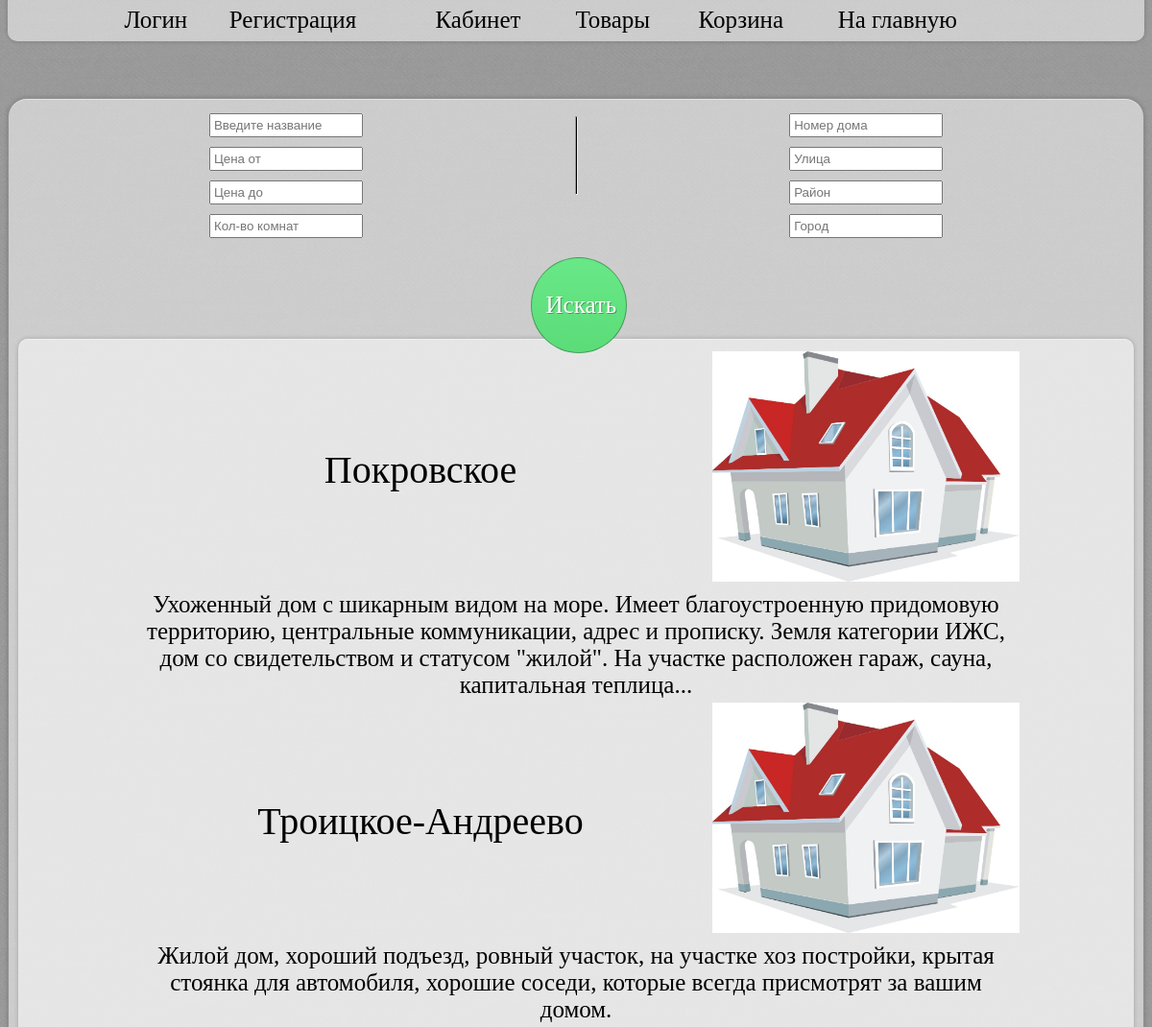
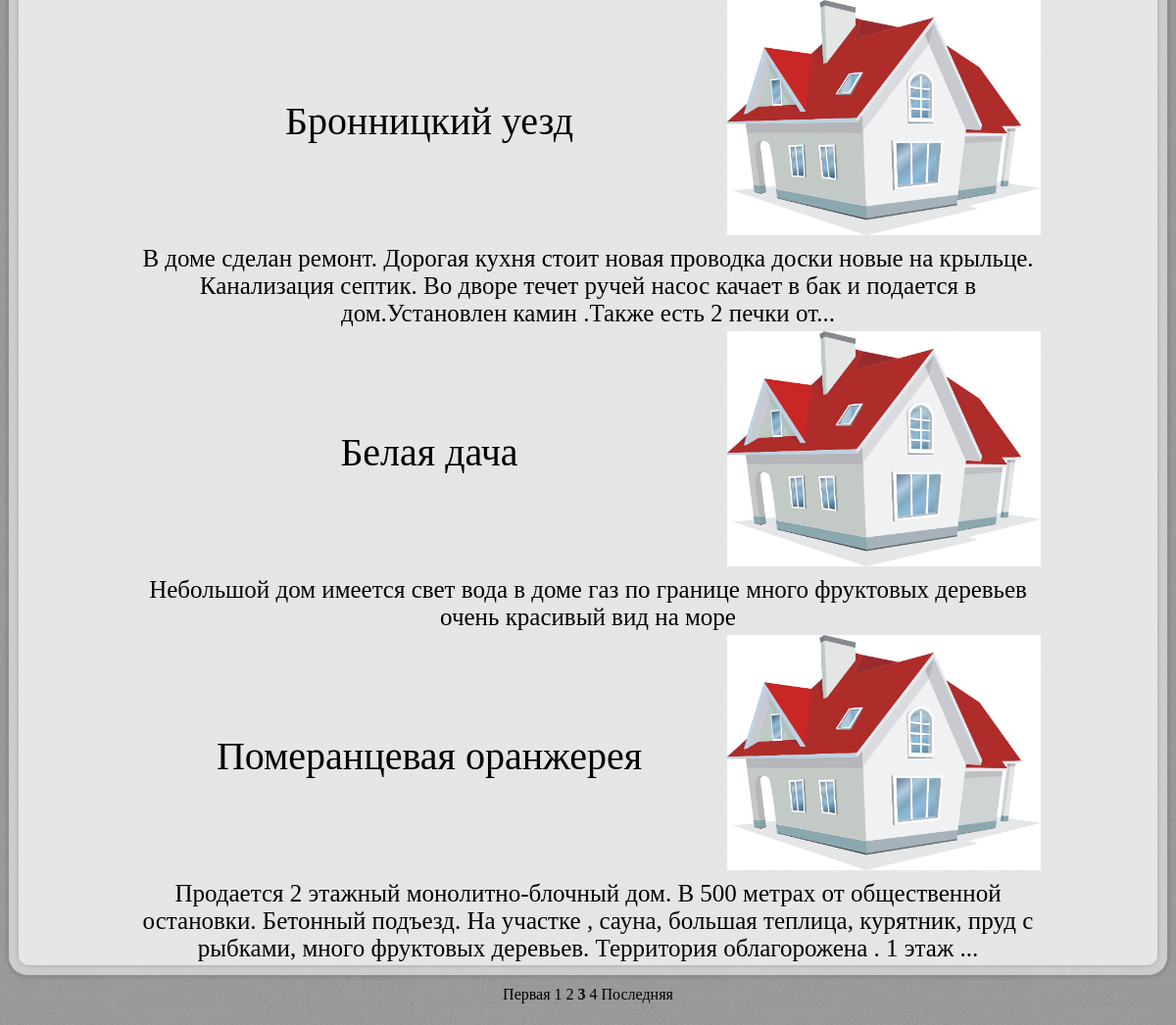
The app's page /pages/goods.php?page=2 with its own data (2 pictures, top to bottom).
### tables this page shows
CREATE TABLE object (
  id INT(11) NOT NULL AUTO_INCREMENT,
  `agent-id` INT(11) NOT NULL,
  `seller-id` INT(11) NOT NULL,
  title VARCHAR(255) NOT NULL,
  cost DECIMAL(19, 2) NOT NULL,
  number INT(11) NOT NULL,
  `room-count` INT(3) DEFAULT NULL,
  `type-id` INT(11) NOT NULL,
  `offer-date` DATETIME NOT NULL,
  description VARCHAR(1024) DEFAULT NULL,
  house INT(11) NOT NULL,
  `street-id` INT(11) NOT NULL,
  `district-id` INT(11) NOT NULL,
  `settling-id` INT(11) NOT NULL,
  customer INT(11) DEFAULT NULL,
  sold TINYINT(1) DEFAULT 0,
  PRIMARY KEY (id),
  UNIQUE INDEX number (number),
  UNIQUE INDEX UK_object_unic_adress (house, `street-id`, `district-id`, `settling-id`),
  CONSTRAINT FK_object_agent_id FOREIGN KEY (`agent-id`)
    REFERENCES people(id) ON DELETE NO ACTION ON UPDATE NO ACTION,
  CONSTRAINT FK_object_district_id FOREIGN KEY (`district-id`)
    REFERENCES district(id) ON DELETE NO ACTION ON UPDATE NO ACTION,
  CONSTRAINT FK_object_people_id FOREIGN KEY (customer)
    REFERENCES people(id) ON DELETE NO ACTION ON UPDATE NO ACTION,
  CONSTRAINT FK_object_seller_id FOREIGN KEY (`seller-id`)
    REFERENCES people(id) ON DELETE NO ACTION ON UPDATE NO ACTION,
  CONSTRAINT FK_object_settling_id FOREIGN KEY (`settling-id`)
    REFERENCES settling(id) ON DELETE NO ACTION ON UPDATE NO ACTION,
  CONSTRAINT FK_object_street_id FOREIGN KEY (`street-id`)
    REFERENCES street(id) ON DELETE NO ACTION ON UPDATE NO ACTION,
  CONSTRAINT FK_object_type_id FOREIGN KEY (`type-id`)
    REFERENCES type(id) ON DELETE NO ACTION ON UPDATE NO ACTION
);

### pages/functions.php (called while the page is built, shortened)
<?php
function config() {
    try {
        $host = 'mysql.hostinger.ru';
        $user = 'u316863832_oleg';
        $pass = 'fwPYkpsD8Q';
        $db = 'u316863832_real';
        $con = mysqli_connect($host, $user, $pass);
        mysqli_select_db($con, $db);
        if (!$con) {
            throw new Exception('Не удаётся подключиться к базе');
        } else {
            mysqli_set_charset($con, "utf8");
            return $con;
        }
    } catch (Exception $exc) {
        echo 'Ошибка: ', $exc->getMessage(), '\n';
        die();
    }
}
function getobjectcount() {
    $con = config();
    $sql = "SELECT COUNT(*) FROM object o where o.sold = 0";
    $query = mysqli_query($con, $sql);
    $m = mysqli_fetch_row($query);
    return $m[0];
}
function loadimages($number) {
    try {
        $filename = '../resources/' . $number . '.jpg';
        if (!file_exists($filename)) {
            throw new Exception('noImg');
        }
    } catch (Exception $exc) {
        $filename = '../resources/domik.jpg';
    }
    return $filename;
}
?>

### pages/goods.php (the view, shortened to what this page needs)
<?php
include_once './functions.php';
$con = config();
if (isset($_SESSION['persinf']) and empty(($_SESSION['persinf']))==0) {
    $info = $_SESSION['persinf'];
    $limit = $info['limit'];
} else {
    $limit = 5;
}
(int) $page = filter_input(INPUT_GET, 'page');
if ($page < 0) {
    $path = basename(__FILE__) . '?page=0';
    header('Location: ' . $path);
} else {
    $page = filter_input(INPUT_GET, 'page');
}
$morlinks = '';
if (isset($_REQUEST['srhbtn'])) {
    $name = mysqli_real_escape_string($con, ucfirst(strtolower(trim(filter_input(INPUT_GET, 'srhtxt')))));
    $street = mysqli_real_escape_string($con, ucfirst(strtolower(trim(filter_input(INPUT_GET, 'street')))));
    $district = mysqli_real_escape_string($con, ucfirst(strtolower(trim(filter_input(INPUT_GET, 'district')))));
    $settling = mysqli_real_escape_string($con, ucfirst(strtolower(trim(filter_input(INPUT_GET, 'settling')))));
    $roomcount = filter_input(INPUT_GET, 'roomcount');
    $housenumb = filter_input(INPUT_GET, 'housenumb');
    $pricebefor = filter_input(INPUT_GET, 'pricebefor');
    $pricefrom = filter_input(INPUT_GET, 'pricefrom');
    $house = filter_input(INPUT_GET, 'housenumb');
    $mass = searchitems($name, $pricefrom, $pricebefor, $roomcount, $street, $district, $settling, $house, $page, $limit);
    $count_all_el = countitemssearch($name, $pricefrom, $pricebefor, $roomcount, $street, $district, $settling, $house, $page, $limit);
    $morlinks = '&' . substr($_SERVER["QUERY_STRING"], 1, strlen($_SERVER["QUERY_STRING"]) - 1);
    $numpages = ceil($count_all_el / $limit);
    if ($page > $numpages) {
        $page = $numpages;
        $path = basename(__FILE__) . '?page=' . ($page);
        header('Location: ' . $path);
    }
    $sql = $mass['sql'];
    $query = mysqli_query($con, $sql);
    if (isset($con)) {
        mysqli_close($con);
    }
    if (empty($mass) == 0) {
        while ($mass = mysqli_fetch_assoc($query)) {
            $filename = loadimages($mass['number']);
            $text = "<tr><td class = \"capt\"><a href=\"item.php?numb=" . $mass['number'] . "\">" . $mass['title'] . "</a>
                        </td>
                        <td class=\"timg\">
                            <img src=\"" . $filename . "\" class=\"image\" alt=\"" . $mass['title'] . "\"/>
                        </td>
                    </tr>
                    <tr>
                        <td colspan=\"2\" class=\"desc\">" . $mass['description'] . "</td>
                    </tr>";
            $items[] = $text;
        }
    }
} else {
    $numpages = ceil(getobjectcount() / $limit);
    $sql = "SELECT * FROM object o where o.sold=0 limit " . $page * $limit . ", $limit";
    $con = config();
    $squery = mysqli_query($con, $sql);
    while ($mass = mysqli_fetch_assoc($squery)) {
        $filename = loadimages($mass['number']);
        $text = "<tr><td class = \"capt\"><a href=\"item.php?numb=" . $mass['number'] . "\">" . $mass['title'] . "</a>
                    </td>
                    <td class=\"timg\">
                        <img src=\"" . $filename . "\" class=\"image\" alt=\"" . $mass['title'] . "\"/>
                    </td>
                </tr>
                <tr>
                    <td colspan=\"2\">" . $mass['description'] . "</td>
                </tr>";
    }
}
if ($numpages > 1) {
    if ($page != 0) {
        $first = "<a href=\"" . basename(__FILE__) . "?page=0" . $morlinks . "\">Первая</a> ";
    }
    for ($i = 0; $i < $numpages; $i++) {
        if ($page != $i) {
            $else = "<a href=\"" . basename(__FILE__) . "?page=" . $i . $morlinks . "\">" . ($i + 1) . "</a> ";
        } else {
            $else = "<strong><a href=\"" . basename(__FILE__) . "?page=" . $i . $morlinks . "\">" . ($i + 1) . "</a></strong> ";
        }
    }
    if ($page != ($numpages - 1)) {
        $last = "<a href=\"" . basename(__FILE__) . "?page=" . ($numpages - 1) . $morlinks . "\">Последняя</a>";
    }
}
?>

### css/goods.css (style rules this page uses)
.image { height: 240px; width: 320px; }
.timg { width: 320px; }
.links { width: 50%; padding: 10px; margin: auto; text-align: center; }
html { background-color: #4f4f4f; background: url('../resources/d9207c98.png'); }
a { color:#000; text-decoration:none; }
input[type=submit] { border:1px solid rgba(0,0,0,0.3); background: #5bdc79; background: -moz-linear-gradient(top, #68e886 0%, #5bdc79 100%); background: -webkit-gradient(linear, left top, left bottom, color-stop(0%,#68e886), color-stop(100%,#5bdc79)); background: -webkit-linear-gradient(top, #68e886 0%, #5bdc79 100%); background: -o-linear-gradient(top, #68e886 0%,#5bdc79 100%); background: -ms-linear-gradient(top, #68e886 0%,#5bdc79 100%); background: linear-gradient(to bottom, #68e886 0%, #5bdc79 100%); filter:progid:DXImageTransform.Microsoft.gradient(startColorstr='#68e886',endColorstr='#5bdc79',GradientType=0); color:#fff; margin-right:0; margin-top:15px; height: 100px; width: 100px; border-radius:50%; text-shadow:1px 1px 0 rgba(0,0,0,0.3); padding:5px 15px; font: 25px 'Gabriola'; }
.main_conteiner { margin-top: -20px; padding-left: 10%; padding-right: 10%; padding-top: 10px; width:100%; height:55px; background-color:rgba(255,255,255,0.5); border-radius:10px; box-shadow:0 0 5px 0 rgba(0,0,0,0.2), inset 0 1px 0 0 rgba(250,250,250,0.5); font: 25px 'Gabriola'; }
.capt { text-align: center; font: 40px 'Gabriola'; }
.signbl { padding: 10px; margin: auto; margin-top: 5%; background: #fc0; box-shadow:0 0 5px 0 rgba(0,0,0,0.2), inset 0 1px 0 0 rgba(250,250,250,0.5); text-align:center; border:1px solid rgba(0,0,0,0.3); background-color:rgba(255,255,255,0.5); border-radius:20px; }
.s { width:48%; text-align: center; }
.b { width:1px; height:80px; display:inline-block; background-color:#000; }
input { margin: 5px; padding: 3px; width: 150px; }

### records on screen
object: title "Покровское", description "Ухоженный дом с шикарным видом на море. Имеет благоустроенную придомовую территорию, центральные коммуникации, адрес и прописку. Земля категории ИЖС, дом со свидетельством и статусом \"жилой\". На участке расположен гараж, сауна, капитальная теплица..."
object: title "Троицкое-Андреево", description "Жилой дом, хороший подъезд, ровный участок, на участке хоз постройки, крытая стоянка для автомобиля, хорошие соседи, которые всегда присмотрят за вашим домом."
object: title "Бронницкий уезд", description "В доме сделан ремонт. Дорогая кухня стоит новая проводка доски новые на крыльце. Канализация септик. Во дворе течет ручей насос качает в бак и подается в дом.Установлен камин .Также есть 2 печки от..."
object: title "Белая дача", description "Небольшой дом имеется свет вода в доме газ по границе много фруктовых деревьев очень красивый вид на море"
object: title "Померанцевая оранжерея", description "Продается 2 этажный монолитно-блочный дом. В 500 метрах от общественной остановки. Бетонный подъезд. На участке , сауна, большая теплица, курятник, пруд с рыбками, много фруктовых деревьев. Территория облагорожена . 1 этаж ..."
